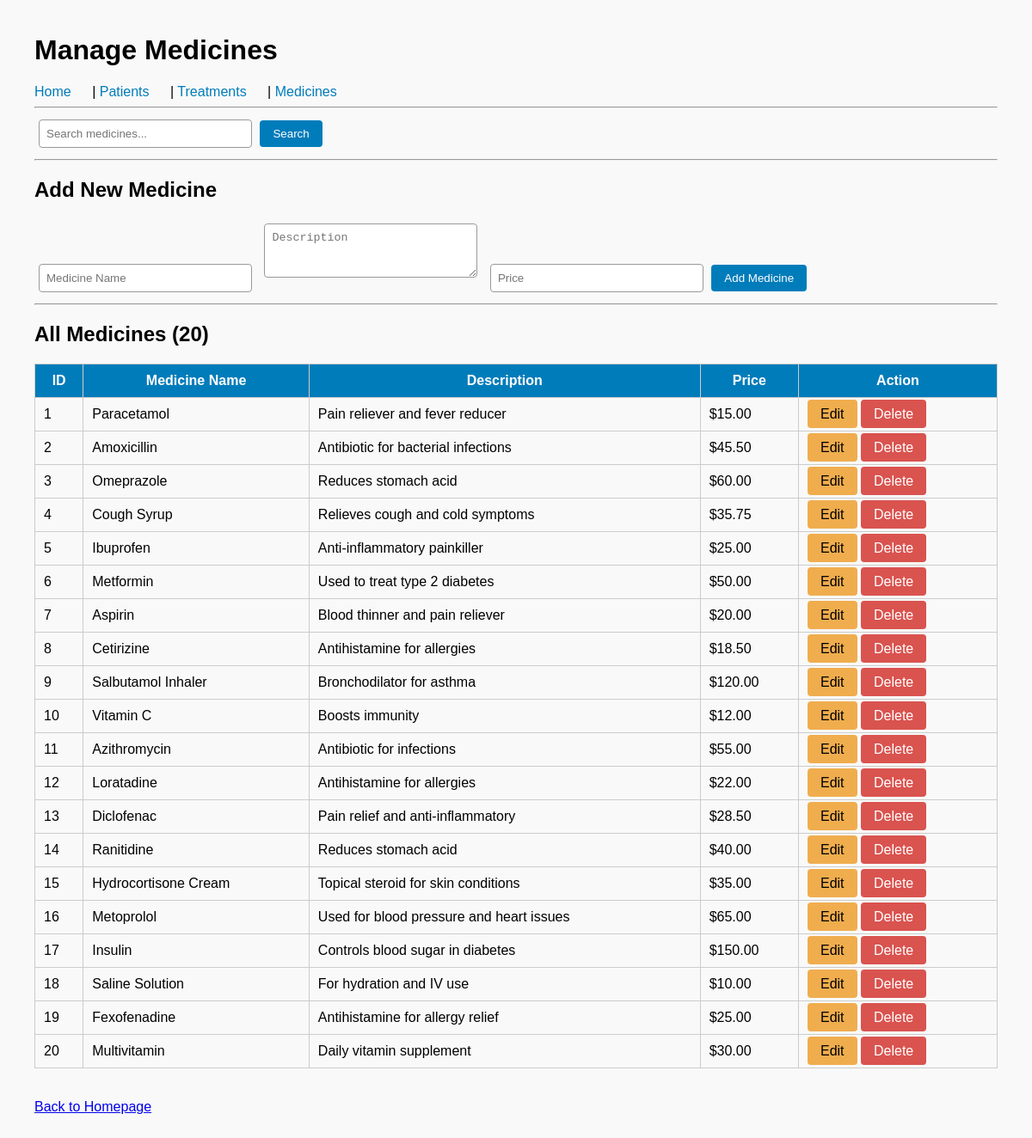
/hms/medicines.php, run on the app's committed database.
### tables this page shows
CREATE TABLE `medicine` (
  `medicine_id` int(11) NOT NULL,
  `medicine_name` varchar(255) DEFAULT NULL,
  `description` varchar(100) DEFAULT NULL,
  `price` decimal(10,2) NOT NULL
);

### hms/medicines.php (the view, shortened to what this page needs)
<?php
require 'db.php';
$edit = false;
$editData = null;
$search = isset($_GET['search']) ? $_GET['search'] : "";
$sql = "SELECT * FROM medicine
        WHERE medicine_name LIKE ? OR description LIKE ? OR price LIKE ?
        ORDER BY medicine_id ASC";
$stmt = $pdo->prepare($sql);
$stmt->execute(["%$search%", "%$search%", "%$search%"]);
$medicines = $stmt->fetchAll();
?>
<!DOCTYPE html>
<html>
<head>
</head>
<body>
<h1>Manage Medicines</h1>
<div class="menu">
    <a href="index.php">Home</a> |
    <a href="patients.php">Patients</a> |
    <a href="treatments.php">Treatments</a> |
    <a href="manage_medicines.php">Medicines</a>
</div>
<hr>
<form method="GET">
    <input type="text" name="search" placeholder="Search medicines..."
           value="<?= htmlspecialchars($search) ?>">
    <button type="submit">Search</button>
</form>
<hr>
<h2><?= $edit ? "Edit Medicine" : "Add New Medicine" ?></h2>
<form method="POST">
    <input type="text" name="medicine_name" placeholder="Medicine Name"
           value="<?= $edit ? htmlspecialchars($editData['medicine_name']) : "" ?>" required>
    <textarea name="description" placeholder="Description" rows="3"><?= $edit ? htmlspecialchars($editData['description']) : "" ?></textarea>
    <input type="number" step="0.01" name="price" placeholder="Price"
           value="<?= $edit ? htmlspecialchars($editData['price']) : "" ?>" required>
    <?php if ($edit): ?>
        <button type="submit" name="update">Update</button>
        <a href="manage_medicines.php" class="btn cancel-btn">Cancel</a>
    <?php else: ?>
        <button type="submit" name="add">Add Medicine</button>
    <?php endif; ?>
</form>
<hr>
<h2>All Medicines (<?= count($medicines) ?>)</h2>
<?php if (count($medicines) == 0): ?>
    <p>No medicines found.</p>
<?php else: ?>
<table>
    <tr>
        <th>ID</th>
        <th>Medicine Name</th>
        <th>Description</th>
        <th>Price</th>
        <th>Action</th>
    </tr>
    <?php foreach($medicines as $m): ?>
    <tr>
        <td><?= $m['medicine_id'] ?></td>
        <td><?= htmlspecialchars($m['medicine_name']) ?></td>
        <td><?= htmlspecialchars($m['description']) ?></td>
        <td>$<?= number_format($m['price'], 2) ?></td>
        <td>
            <a href="manage_medicines.php?edit=<?= $m['medicine_id'] ?>" class="btn edit-btn">Edit</a>
            <a href="manage_medicines.php?delete=<?= $m['medicine_id'] ?>"
               class="btn delete-btn" onclick="return confirm('Delete this medicine?')">Delete</a>
        </td>
    </tr>
    <?php endforeach; ?>
</table>
<?php endif; ?>
<br><br>
<a href="index.php">Back to Homepage</a>
</body>
</html>

### hms/medicines.php (style rules this page uses)
body { font-family: Arial; margin: 40px; background: #f9f9f9; }
table { width:100%; border-collapse: collapse; margin-top:20px; }
th, td { border:1px solid #ccc; padding:10px; }
th { background:#007cba; color:white; }
input, textarea { padding:8px; margin:5px; width:230px; border:1px solid #999; border-radius:4px; }
button, .btn { padding:8px 15px; color:white; border:none; border-radius:4px; cursor:pointer; text-decoration:none; background:#007cba; }
.delete-btn { background:#d9534f; }
.edit-btn { background:#f0ad4e; color:black; }
.menu a { margin-right:20px; text-decoration:none; color:#007cba; }

### data on the page
medicine: medicine_id "1", medicine_name "Paracetamol", description "Pain reliever and fever reducer", price "15.00"
medicine: medicine_id "2", medicine_name "Amoxicillin", description "Antibiotic for bacterial infections", price "45.50"
medicine: medicine_id "3", medicine_name "Omeprazole", description "Reduces stomach acid", price "60.00"
medicine: medicine_id "4", medicine_name "Cough Syrup", description "Relieves cough and cold symptoms", price "35.75"
medicine: medicine_id "5", medicine_name "Ibuprofen", description "Anti-inflammatory painkiller", price "25.00"
medicine: medicine_id "6", medicine_name "Metformin", description "Used to treat type 2 diabetes", price "50.00"
medicine: medicine_id "7", medicine_name "Aspirin", description "Blood thinner and pain reliever", price "20.00"
medicine: medicine_id "8", medicine_name "Cetirizine", description "Antihistamine for allergies", price "18.50"
medicine: medicine_id "9", medicine_name "Salbutamol Inhaler", description "Bronchodilator for asthma", price "120.00"
medicine: medicine_id "10", medicine_name "Vitamin C", description "Boosts immunity", price "12.00"
medicine: medicine_id "11", medicine_name "Azithromycin", description "Antibiotic for infections", price "55.00"
medicine: medicine_id "12", medicine_name "Loratadine", description "Antihistamine for allergies", price "22.00"
medicine: medicine_id "13", medicine_name "Diclofenac", description "Pain relief and anti-inflammatory", price "28.50"
medicine: medicine_id "14", medicine_name "Ranitidine", description "Reduces stomach acid", price "40.00"
medicine: medicine_id "15", medicine_name "Hydrocortisone Cream", description "Topical steroid for skin conditions", price "35.00"
medicine: medicine_id "16", medicine_name "Metoprolol", description "Used for blood pressure and heart issues", price "65.00"
medicine: medicine_id "17", medicine_name "Insulin", description "Controls blood sugar in diabetes", price "150.00"
medicine: medicine_id "18", medicine_name "Saline Solution", description "For hydration and IV use", price "10.00"
medicine: medicine_id "19", medicine_name "Fexofenadine", description "Antihistamine for allergy relief", price "25.00"
medicine: medicine_id "20", medicine_name "Multivitamin", description "Daily vitamin supplement", price "30.00"

### other printed values
count($medicines) "20"
